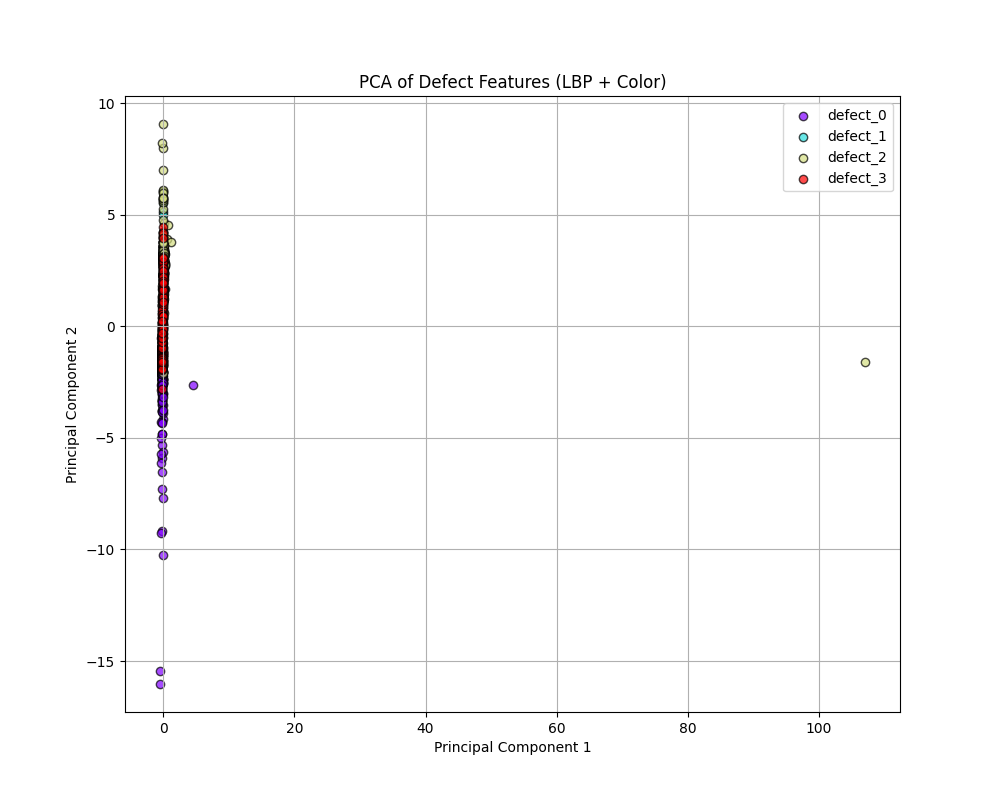
#> input picture models/pca_features.png, 1000 x 800 px
$ python evaluate_detection.py --input ../models --gt ../models
#> lines starting #> are read from the running program, lines starting #| are printed output that depends on the picture; after the words box and inside, x2 and y2 are one past the last pixel; in counts of white or black regions, pixels touching at a corner belong together
### txcl_enhance/utils.py
import os
import cv2
import numpy as np
from typing import Tuple


def read_image(path: str, as_gray: bool = False):
    if as_gray:
        img = cv2.imread(path, cv2.IMREAD_GRAYSCALE)
    else:
        img = cv2.imread(path, cv2.IMREAD_COLOR)
        if img is not None:
            img = cv2.cvtColor(img, cv2.COLOR_BGR2RGB)
    return img


# [17 lines left out: functions save_image, ensure_uint8, not called in this run]

### txcl_enhance/segment.py
"""Segmentation utilities for paint defect extraction.

Implements Bradley-Roth adaptive thresholding (integral image), morphological
post-processing (opening, reconstruction, hole filling), connected-component
filtering, and IoU evaluation helpers.
"""
import numpy as np
import cv2
from skimage import morphology
from skimage.morphology import reconstruction
from scipy import ndimage as ndi
from typing import Tuple


def bradley_threshold_gray(img: np.ndarray, win_size: int = 51, t: float = 0.15, mode: str = 'lower') -> np.ndarray:
    """Bradley-Roth adaptive threshold for a grayscale image.

    This implementation uses a fast local average computed by `cv2.boxFilter`,
    which internally uses summed-area tables (integral images). The threshold
    decision follows Bradley & Roth: compare pixel to local mean scaled by
    (1 +/- t).

    Args:
        img: uint8 grayscale image.
        win_size: window size (odd recommended).
        t: threshold constant (0..1).
        mode: 'lower' (dark defects), 'higher' (bright defects), or 'both'.

    Returns:
        binary mask (uint8 0/255)
    """
    if img is None:
        return None
    if img.ndim != 2:
        raise ValueError("bradley_threshold_gray expects a grayscale image")

    img_f = img.astype(np.float32)
    # local mean (box filter) — equivalent to integral-image average
    avg = cv2.boxFilter(img_f, ddepth=-1, ksize=(win_size, win_size), normalize=True, borderType=cv2.BORDER_REPLICATE)

    if mode == 'lower':
        mask = img_f < (avg * (1.0 - t))
    elif mode == 'higher':
        mask = img_f > (avg * (1.0 + t))
    else:
        mask = (img_f < (avg * (1.0 - t))) | (img_f > (avg * (1.0 + t)))

    return (mask.astype(np.uint8) * 255)


def morphological_reconstruction_cleanup(binary: np.ndarray, min_size: int = 50, open_radius: int = 3) -> np.ndarray:
    """Clean up binary mask using opening + morphological reconstruction, then
    fill holes and remove small objects.

    This follows the practice of using opening to remove small bright spots and
    then reconstructing to restore the shape of larger objects.
    """
    if binary is None:
        return None
    if binary.dtype != bool:
        bw = binary > 0
    else:
        bw = binary.copy()

    selem = morphology.disk(open_radius)
    opened = morphology.opening(bw, selem)

    # morphological reconstruction: dilate 'opened' under mask 'bw'
    # reconstruction requires float or uint8; use uint8
    seed = opened.astype(np.uint8)
    mask = bw.astype(np.uint8)
    # reconstruction by dilation: restores shapes of opened components constrained by mask
    rec = reconstruction(seed, mask, method='dilation')

    # fill holes
    filled = ndi.binary_fill_holes(rec > 0)

    # remove small objects
    cleaned = morphology.remove_small_objects(filled, min_size=min_size)

    return cleaned.astype(bool)


def largest_components_mask(bw: np.ndarray, keep_n: int = 1) -> np.ndarray:
    """Keep the largest `keep_n` connected components from boolean mask.

    Returns boolean mask.
    """
    if bw is None:
        return None
    lab, n = ndi.label(bw)
    if n == 0:
        return np.zeros_like(bw, dtype=bool)
    sizes = ndi.sum(np.ones_like(lab), lab, range(1, n + 1))
    # sizes length n
    idx = np.argsort(sizes)[::-1][:keep_n]
    keep_labels = [i + 1 for i in idx]
    out = np.isin(lab, keep_labels)
    return out


# [14 lines left out: function compute_iou, not called in this run]


def segment_defects(img: np.ndarray, win_size: int = 41, t: float = 0.1, mode: str = 'both', min_size: int = 50, open_radius: int = 3, keep_n: int = 3) -> np.ndarray:
    """High-level pipeline: take RGB image, return binary mask of defects.

    Steps:
      - convert to grayscale
      - apply Bradley threshold
      - morphological cleanup
      - keep largest connected components
    """
    if img is None:
        return None
    if img.ndim == 3:
        gray = cv2.cvtColor(img, cv2.COLOR_RGB2GRAY)
    else:
        gray = img

    bt = bradley_threshold_gray(gray, win_size=win_size, t=t, mode=mode)
    clean = morphological_reconstruction_cleanup(bt, min_size=min_size, open_radius=open_radius)
    largest = largest_components_mask(clean, keep_n=keep_n)
    return largest.astype(np.uint8) * 255

### scripts/evaluate_detection.py
"""
评估脚本：将分割掩膜转换为边界框 (Bounding Box)，计算 Box IoU 和 召回率 (Recall)。
适用于：标注是粗糙矩形框，而预测是精细像素的情况。
"""
import os
import sys
import argparse
import numpy as np
import cv2
from tqdm import tqdm

# 确保可以导入项目模块
sys.path.insert(0, os.path.abspath(os.path.join(os.path.dirname(__file__), "..")))

from txcl_enhance.utils import read_image
from txcl_enhance.segment import segment_defects
from txcl_enhance.enhance import enhance_pipeline

def get_bounding_box(mask):
    """获取二值掩膜中所有非零像素的最小外接矩形 [x, y, w, h]"""
    if np.count_nonzero(mask) == 0:
        return None

    # 寻找轮廓
    contours, _ = cv2.findContours(mask, cv2.RETR_EXTERNAL, cv2.CHAIN_APPROX_SIMPLE)
    if not contours:
        return None

    # 简单起见，我们将所有轮廓合并为一个大框来计算（也可以逐个匹配，但这里先看整体）
    # 获取所有轮廓点的集合
    all_points = np.vstack(contours)
    x, y, w, h = cv2.boundingRect(all_points)
    return (x, y, w, h)

def compute_box_iou(boxA, boxB):
    """计算两个矩形框的 IoU"""
    if boxA is None or boxB is None:
        return 0.0

    xA = max(boxA[0], boxB[0])
    yA = max(boxA[1], boxB[1])
    xB = min(boxA[0] + boxA[2], boxB[0] + boxB[2])
    yB = min(boxA[1] + boxA[3], boxB[1] + boxB[3])

    interArea = max(0, xB - xA) * max(0, yB - yA)
    boxAArea = boxA[2] * boxA[3]
    boxBArea = boxB[2] * boxB[3]

    iou = interArea / float(boxAArea + boxBArea - interArea)
    return iou

def main():
    parser = argparse.ArgumentParser(description="Evaluate using Bounding Box IoU")
    parser.add_argument("--input", required=True, help="Input folder with raw images")
    parser.add_argument("--gt", required=True, help="Ground truth folder with mask images (rectangles)")
    parser.add_argument("--enhance", action="store_true", help="Apply enhancement")
    # 使用之前调优得到的参数默认值
    parser.add_argument("--win", type=int, default=41)
    parser.add_argument("--t", type=float, default=0.10)
    parser.add_argument("--open_radius", type=int, default=1)
    args = parser.parse_args()

    input_dir = args.input
    gt_dir = args.gt

    valid_exts = {'.jpg', '.jpeg', '.png', '.bmp'}
    box_ious = []
    detected_count = 0
    total_defects = 0

    files = [f for f in os.listdir(input_dir) if os.path.splitext(f)[1].lower() in valid_exts]

    print(f"Evaluating {len(files)} images using Box IoU...")

    for f in tqdm(files):
        img_path = os.path.join(input_dir, f)
        basename = os.path.splitext(f)[0]

        # 寻找对应的 GT 掩膜
        gt_path = os.path.join(gt_dir, basename + ".png")
        if not os.path.exists(gt_path):
            continue

        # 1. 读取数据
        img = read_image(img_path, as_gray=False)
#> in read_image, img is the input picture: shape (800, 1000, 3); mean B, G, R 251.2, 251, 251.3
        gt_mask = read_image(gt_path, as_gray=True)
        gt_mask = (gt_mask > 127).astype(np.uint8)
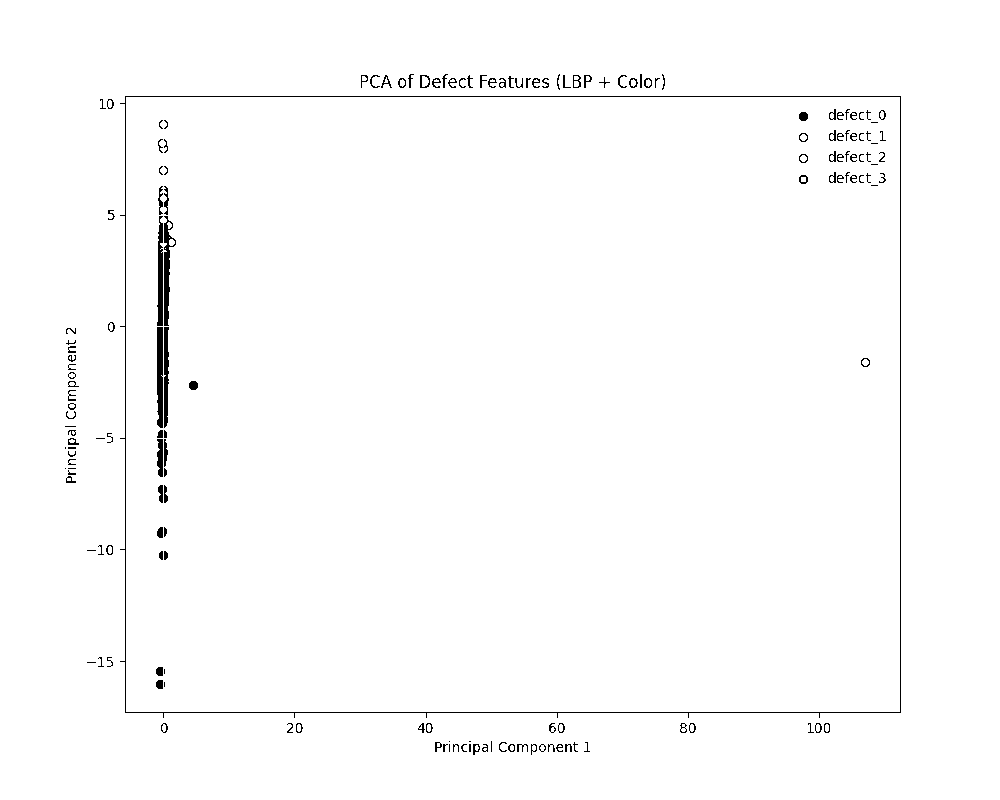
#> gt_mask: shape (800, 1000); values 0 (black) and 1 (white), 98.8% white; 162 black regions (48 under 20 px), largest, box (x1, y1, x2, y2) and area: (120, 96, 901, 718) 2842, (157, 327, 163, 428) 573, (164, 216, 176, 326) 563

        # 如果 GT 是空的（无缺陷图），跳过或单独处理
        if np.count_nonzero(gt_mask) == 0:
            continue

        total_defects += 1

        # 2. 运行预测管道
        if args.enhance:
            img = enhance_pipeline(img, method="clahe")

        pred_mask = segment_defects(
            img,
            win_size=args.win,
            t=args.t,
            open_radius=args.open_radius,
            min_size=20
        )
#> in bradley_threshold_gray, `mask = (img_f < (avg * (1.0 - t))) | (img_f > (avg * (1.0 + t)))`:
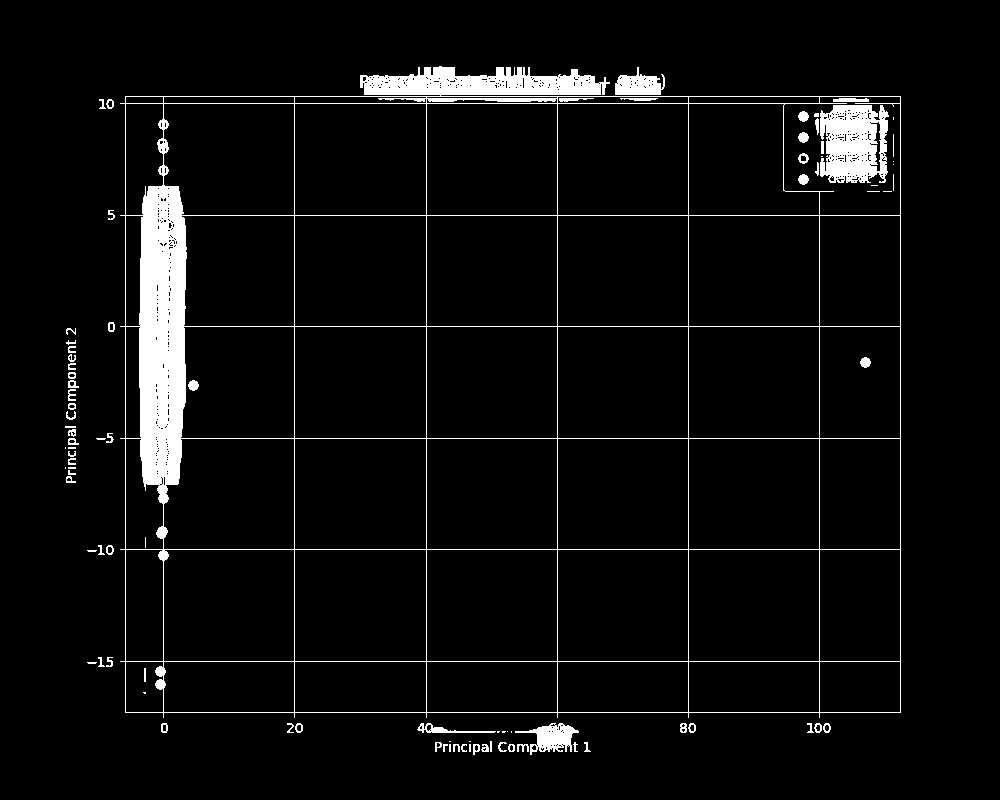
#> mask: shape (800, 1000) bool; 4.9% white; 91 white regions (26 under 20 px), largest, box (x1, y1, x2, y2) and area: (120, 66, 901, 718) 29804, (820, 105, 889, 183) 4208, (515, 723, 579, 755) 957
#> in morphological_reconstruction_cleanup, `opened = morphology.opening(bw, selem)`:
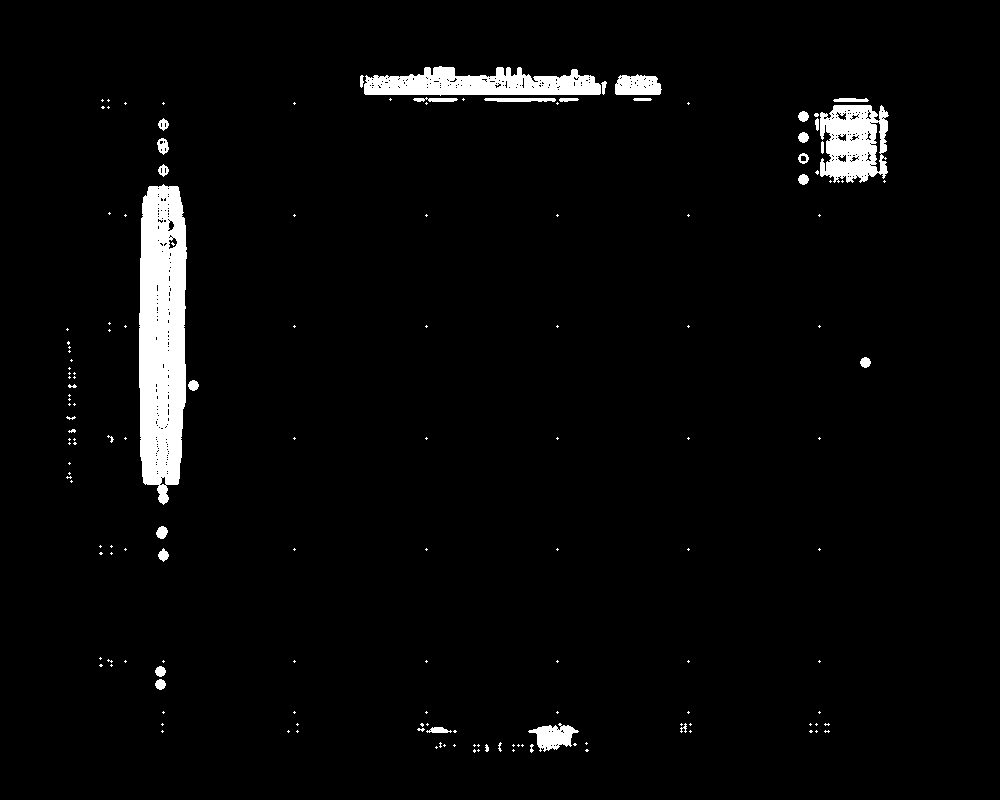
#> opened: shape (800, 1000) bool; 3.3% white; 157 white regions (121 under 20 px), largest, box (x1, y1, x2, y2) and area: (139, 184, 187, 505) 12870, (364, 66, 601, 96) 4770, (820, 105, 889, 183) 3937
#> in morphological_reconstruction_cleanup, `filled = ndi.binary_fill_holes(rec > 0)`: filled: shape (800, 1000) bool; 61% white; 1 black region, box (x1, y1, x2, y2) and area: (0, 0, 1000, 800) 311862
#> in largest_components_mask, `lab, n = ndi.label(bw)`:
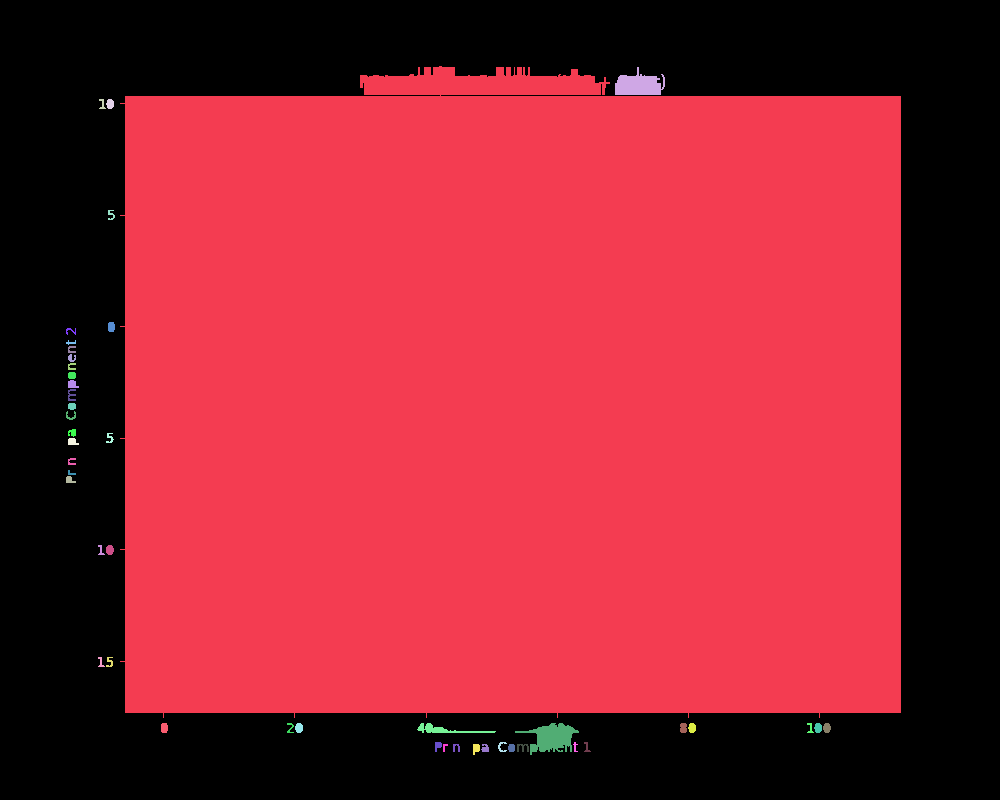
#> lab: shape (800, 1000) int32; 47 distinct labels, from 0 to 46; one colour per label, 0 black
#> in largest_components_mask, `lab, n = ndi.label(bw)`: n = 46
#> in largest_components_mask, `sizes = ndi.sum(np.ones_like(lab), lab, range(1, n + 1))`: sizes = 46 values, max 484023 at index 0, min 22 at index 20, mean 10611.7
#> in largest_components_mask, `idx = np.argsort(sizes)[::-1][:keep_n]`: idx = [0, 30, 1]
#> in largest_components_mask, `keep_labels = [i + 1 for i in idx]`: keep_labels = [1, 31, 2]
#> in largest_components_mask, `out = np.isin(lab, keep_labels)`:
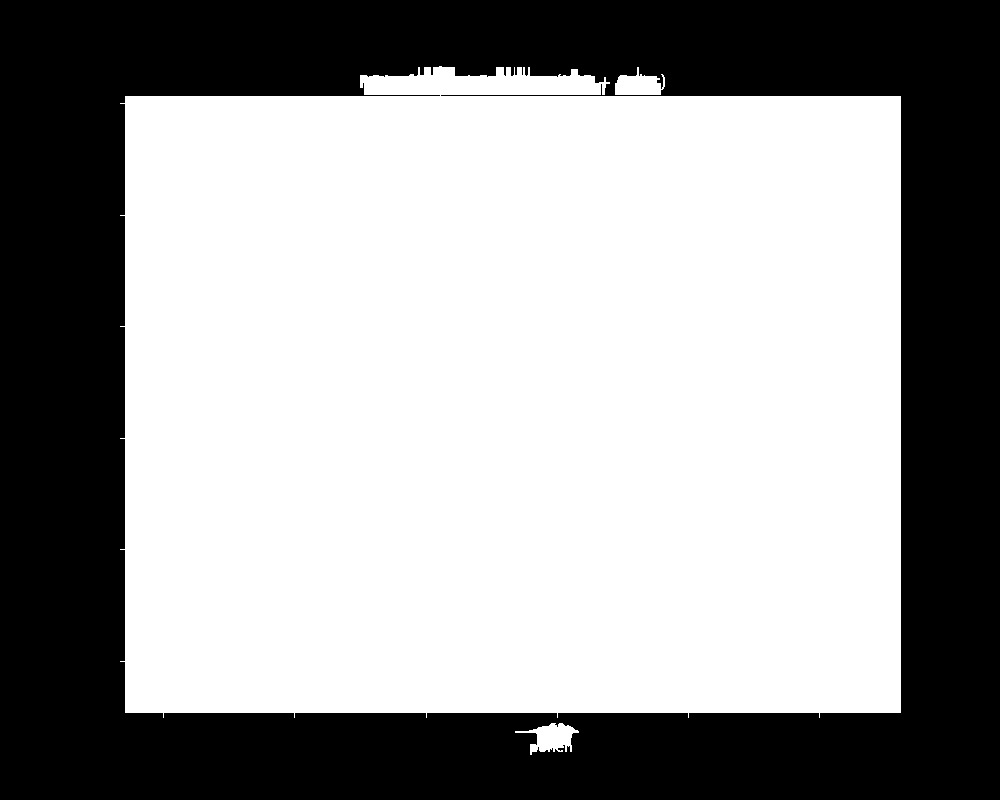
#> out: shape (800, 1000) bool; 60.7% white; 1 black region, box (x1, y1, x2, y2) and area: (0, 0, 1000, 800) 314072
#> in segment_defects, `return largest.astype(np.uint8) * 255`: returned value: shape (800, 1000); 60.7% white; 1 black region

        # 3. 转换为 Box 并计算 IoU
        gt_box = get_bounding_box(gt_mask)
#> in get_bounding_box, `contours, _ = cv2.findContours(mask, cv2.RETR_EXTERNAL, cv2.CHAIN_APPR..`: contours = [[[0, 0], [0, 799], [999, 799], [999, 0]]]
#> in get_bounding_box, `all_points = np.vstack(contours)`: all_points = [[0, 0], [0, 799], [999, 799], [999, 0]]
#> in get_bounding_box, `x, y, w, h = cv2.boundingRect(all_points)`: x = 0; w = 1000; h = 800
#> gt_box = (0, 0, 1000, 800)
        pred_box = get_bounding_box(pred_mask)
#> in get_bounding_box (call 2), `contours, _ = cv2.findContours(mask, cv2.RETR_EXTERNAL, cv2.CHAIN_APPR..`: contours = 3 contours; box (x1, y1, x2, y2) and area: (120, 66, 901, 718) 482225, (515, 723, 579, 755) 892, (615, 67, 665, 95) 808
#> pred_box = (120, 66, 781, 689)

        iou = compute_box_iou(pred_box, gt_box)
#> in compute_box_iou, `xA = max(boxA[0], boxB[0])`: xA = 120
#> in compute_box_iou, `yA = max(boxA[1], boxB[1])`: yA = 66
#> in compute_box_iou, `xB = min(boxA[0] + boxA[2], boxB[0] + boxB[2])`: xB = 901
#> in compute_box_iou, `yB = min(boxA[1] + boxA[3], boxB[1] + boxB[3])`: yB = 755
#> in compute_box_iou, `interArea = max(0, xB - xA) * max(0, yB - yA)`: interArea = 538109
#> in compute_box_iou, `boxBArea = boxB[2] * boxB[3]`: boxBArea = 800000
#> in compute_box_iou, `iou = interArea / float(boxAArea + boxBArea - interArea)`: iou = 0.673
#> iou = 0.673
        box_ious.append(iou)

        # 4. 计算是否“命中” (Hit / Recall)
        # 如果 IoU > 0，或者预测框中心在真值框内，都算检测到了
        is_hit = False
        if iou > 0.1: # 只要框重叠超过 10% 就算检测成功
            is_hit = True
        elif pred_box and gt_box:
            # 检查包含关系：预测框是否在真值框内部
            px, py, pw, ph = pred_box
            gx, gy, gw, gh = gt_box
            # 计算交集面积
            xA = max(px, gx)
            yA = max(py, gy)
            xB = min(px+pw, gx+gw)
            yB = min(py+ph, gy+gh)
            inter = max(0, xB - xA) * max(0, yB - yA)
            if inter > 0: # 只要有任何像素重叠
                is_hit = True

        if is_hit:
            detected_count += 1

    if box_ious:
        mean_iou = np.mean(box_ious)
#> mean_iou = 0.673
        recall = detected_count / total_defects if total_defects > 0 else 0

        print("\n" + "="*40)
        print(f"Evaluation Results (Box-Level):")
        print(f"  Mean Box IoU: {mean_iou:.4f}")
#|   Mean Box IoU: 0.6726
        print(f"  Recall (Hit Rate): {recall:.2%} ({detected_count}/{total_defects})")
        print("="*40)
        print("Note: Mean Box IoU > 0.5 is usually considered good.")
    else:
        print("No valid comparisons made.")

if __name__ == '__main__':
    main()
